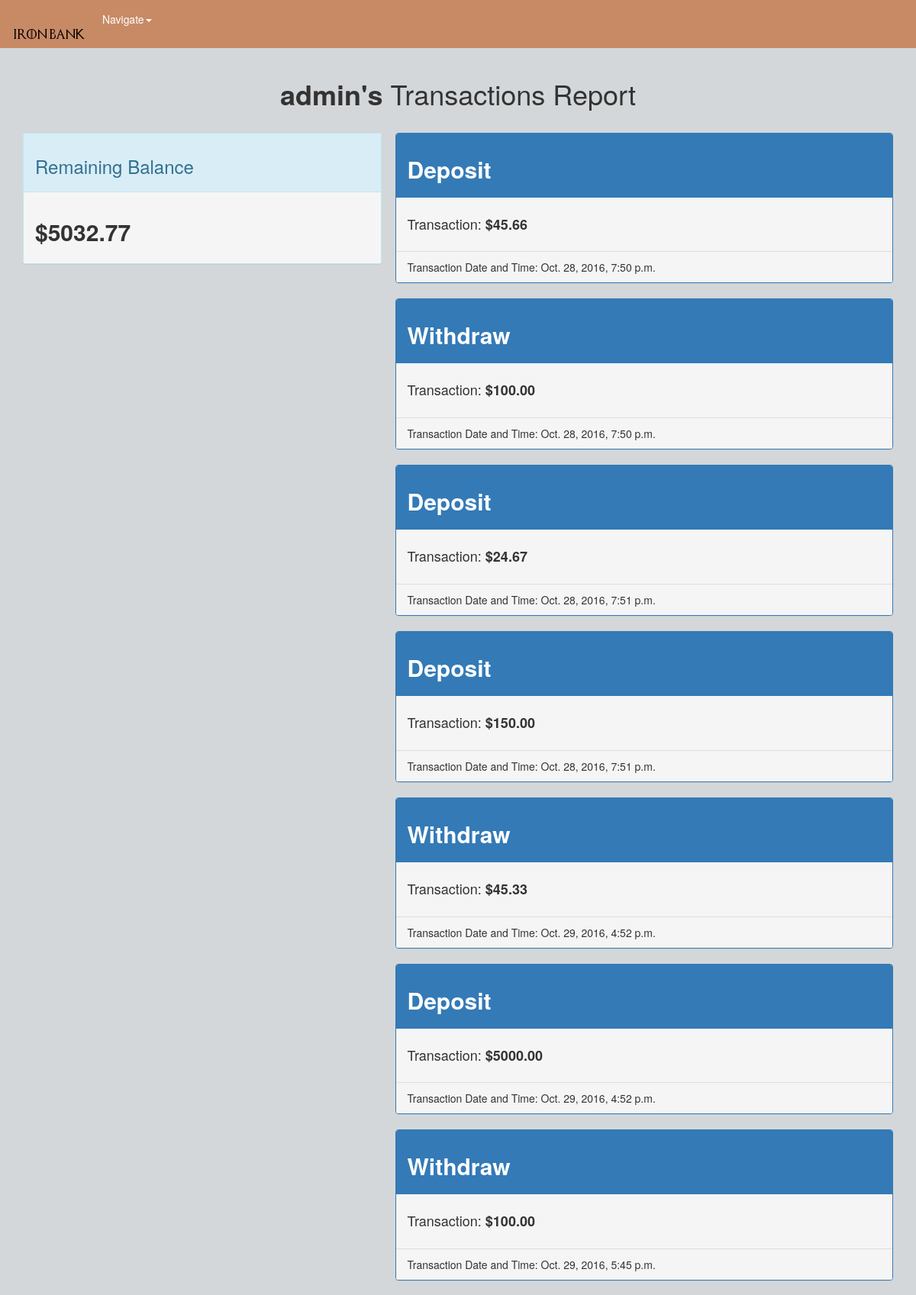
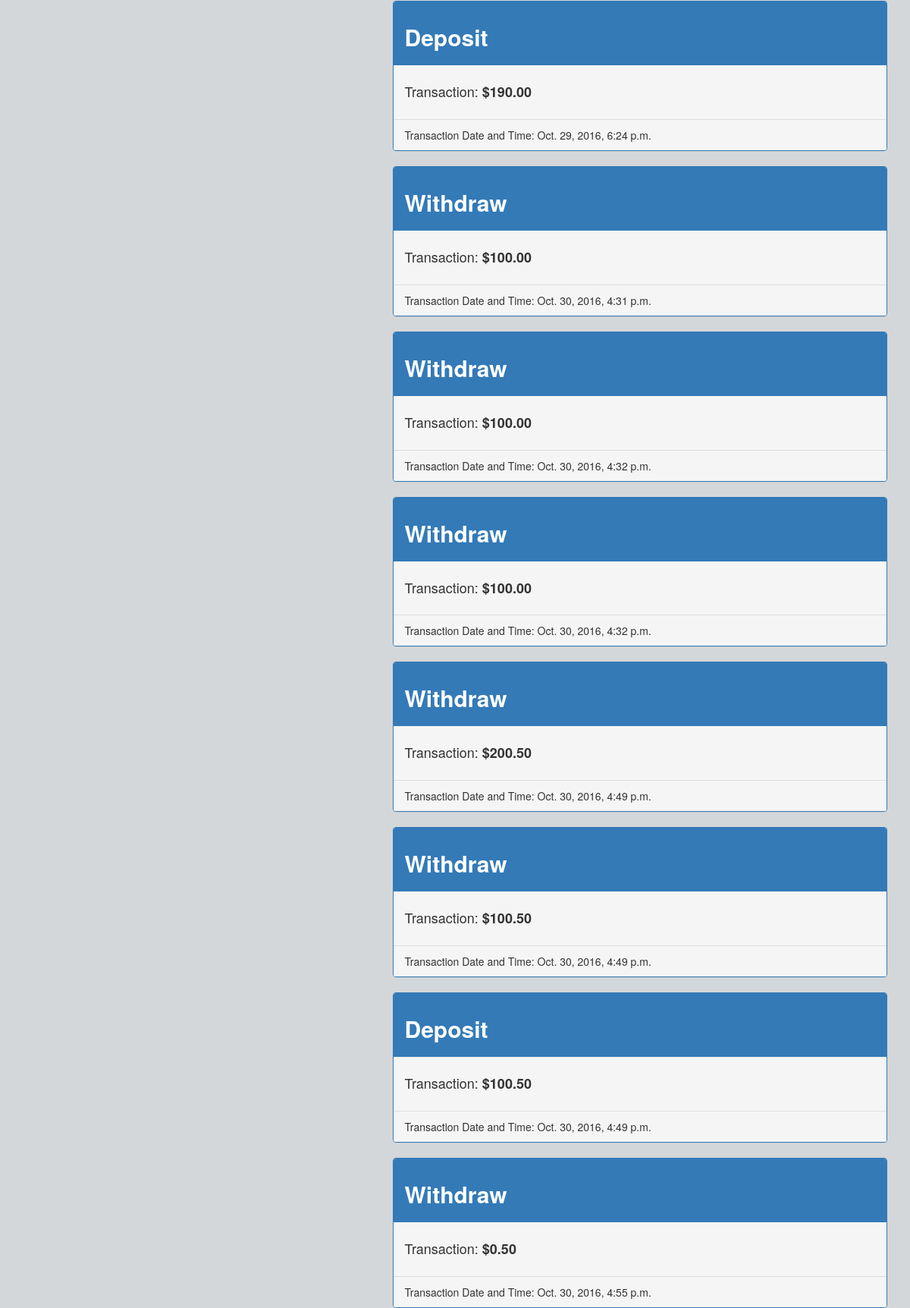
/account/1/ (signed in, upper part), run on the app's committed database (2 pictures, top to bottom).
### bank/models.py (models this page shows)
class Profile(models.Model):
    user = models.OneToOneField('auth.User')
    @property
    def balance(self):
        deposit_total = 0
        withdraw_total = 0
        transactions = Transaction.objects.filter(user=self.user)
        for transaction in transactions:
            if transaction.operator1 =='D':
                deposit_total += transaction.num1
            else:
                withdraw_total += transaction.num1
        return round(deposit_total - withdraw_total, 2)

class Transaction(models.Model):
    user = models.ForeignKey('auth.User')
    num1 = models.FloatField()
    operator1 = models.CharField(max_length=1, choices=OPTION)
    created = models.DateTimeField(auto_now_add=True)

### bank/views.py (the view)
# urls.py: url(r'^account/(?P<pk>\d+)/$', TransactionDetailView.as_view(), name="transaction_detail_view"),
class TransactionDetailView(ListView):
    model = Transaction
    def get_context_data(self, **kwargs):
        context = super().get_context_data(**kwargs)
        context['accounts'] = Transaction.objects.all()
        return context

### templates/bank/transaction_list.html
{% extends 'base.html' %}
{% block content %}
 <br>
  <h1><b>{{ request.user }}'s</b> Transactions Report</h1>
  <br>
  <div class="row">
    <div class="col-md-5">
      <div class="panel panel-info">
        <div class="panel-heading">
          <h3>Remaining Balance</h3>
        </div>
        <div class="panel-body">
          <h2><b>${{ request.user.profile.balance|floatformat:2 }}</b></h2>
        </div>
      </div>
    </div>
  </div>
    {% for account in accounts %}
      {% if request.user == account.user %}
      <div class="profile_info">
        <div class="row">
          <div class="col-md-7">
            <div class="panel panel-primary">
              <div class="panel-heading">
                <h2><b>{{ account.get_operator1_display }}</b></h2>
              </div>
              <div class="panel-body">
                <h4>Transaction: <b>${{ account.num1|floatformat:2 }}</b></h4>
              </div>
              <div class="panel-footer">
                Transaction Date and Time:  {{ account.created }}
              </div>
            </div>
          </div>
        </div>
    {% endif %}
  {% endfor %}
  </div>
{% endblock %}

### templates/base.html (shortened to what this page needs)
{% load staticfiles %}
<!DOCTYPE html>
<html>
  <head>
    <link rel="stylesheet" href="{% static 'css/bootstrap.css' %}" media="screen" title="no title">
  </head>
  <body>
    <nav class="nav navbar-custom">
      <div class="container-fluid">
        <div class="navbar-header">
            <h2><img class="nav_font" src="/static/fonts/small_got.png" alt="Iron Bank" /></h2>
        </div>
        <ul class="nav navbar-nav">
            <li class="dropdown">
              <a class="dropdown-toggle" data-toggle="dropdown" href="#">Navigate<span class="caret"></span></a>
            </li>
          </ul>
      </div>
    </nav>
      <div class="container">
          {% block content %}
          {% endblock %}
  </body>
</html>

### templates/base.html (style rules this page uses)
h1 { text-align: center; }
.col-md-5 { position: fixed; }
.col-md-7 { float: right; }
body { background-color: #d4d7d9; }
.panel-body { background-color: #f5f5f5; }
nav { color: white; }
.nav_font { color: white; }
.navbar-custom { background-color: #C88A65; }
.dropdown-toggle { color: white; }

### data on the page
Transaction: operator1 "Deposit", num1 "45.66", created "Oct. 28, 2016, 7:50 p.m."
Transaction: operator1 "Withdraw", num1 "100.00", created "Oct. 28, 2016, 7:50 p.m."
Transaction: operator1 "Deposit", num1 "24.67", created "Oct. 28, 2016, 7:51 p.m."
Transaction: operator1 "Deposit", num1 "150.00", created "Oct. 28, 2016, 7:51 p.m."
Transaction: operator1 "Withdraw", num1 "45.33", created "Oct. 29, 2016, 4:52 p.m."
Transaction: operator1 "Deposit", num1 "5000.00", created "Oct. 29, 2016, 4:52 p.m."
Transaction: operator1 "Withdraw", num1 "100.00", created "Oct. 29, 2016, 5:45 p.m."
Transaction: operator1 "Deposit", num1 "190.00", created "Oct. 29, 2016, 6:24 p.m."
Transaction: operator1 "Withdraw", num1 "100.00", created "Oct. 30, 2016, 4:31 p.m."
Transaction: operator1 "Withdraw", num1 "100.00", created "Oct. 30, 2016, 4:32 p.m."
Transaction: operator1 "Withdraw", num1 "100.00", created "Oct. 30, 2016, 4:32 p.m."
Transaction: operator1 "Withdraw", num1 "200.50", created "Oct. 30, 2016, 4:49 p.m."
Transaction: operator1 "Withdraw", num1 "100.50", created "Oct. 30, 2016, 4:49 p.m."
Transaction: operator1 "Deposit", num1 "100.50", created "Oct. 30, 2016, 4:49 p.m."
Transaction: operator1 "Withdraw", num1 "0.50", created "Oct. 30, 2016, 4:55 p.m."

### other printed values
{{ request.user }} "admin"
{{ request.user.profile.balance|floatformat:2 }} "5032.77"
